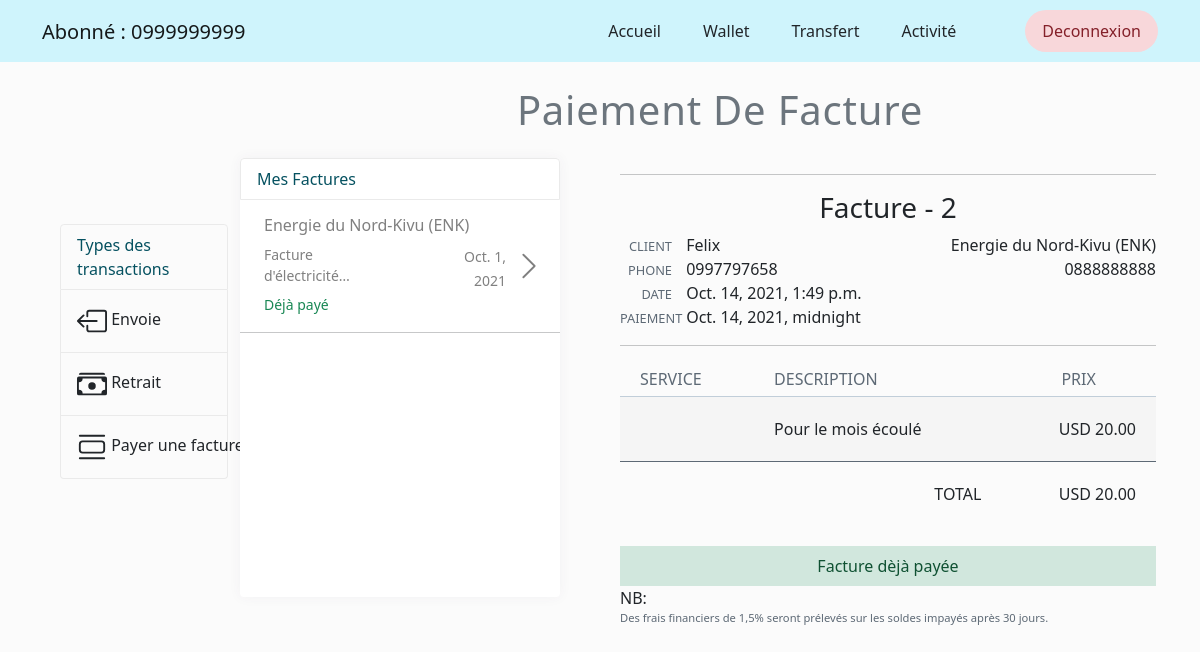
Screenshot of /bill-detail/2/ (signed in) with the database file from the repository.
### Kmodels/clientModel.py (models this page shows, shortened)
class Client(AbstractBaseUser):
    phone_regex =   RegexValidator(regex=r'^(\+\d{1,3})?,?\s?\d{10,14}', message = "Phone number must be entered in the format: '+9999999999'. Up to 14 digits are allowed")
    phone =         models.CharField(validators=[phone_regex], max_length=15, unique=True)
    name =          models.CharField(max_length=200, blank=True, null=True)
    usd_balance = models.FloatField(default=0)
    cdf_balance = models.FloatField(default=0)
    is_staff = models.BooleanField(default=False)
    active =        models.BooleanField(default=False)
    shop_assistant =         models.BooleanField(default=False)
    client =         models.BooleanField(default=False)
    agent =         models.BooleanField(default=False)
    admin =         models.BooleanField(default=False)
    date_joined =     models.DateTimeField(auto_now_add=True)
    last_login = models.DateTimeField(auto_now=True)
    USERNAME_FIELD = 'phone'
    REQUIRED_FIELDS = []
    objects = UserManager()
    @property
    def is_active(self):
        return self.active

### Kmodels/models.py (models this page shows, shortened)
class Bill(models.Model):
    bill_amount = models.DecimalField(verbose_name="Montat de la facture", max_digits=12,
                    decimal_places=2)
    currency = models.CharField(max_length=50, verbose_name="Devise")
    bill_submit_date = models.DateTimeField(verbose_name="Date de livraison", auto_now_add=True)
    is_payed = models.BooleanField(verbose_name="La facture est payer", default=False)
    service  = models.CharField(max_length=50)
    bill_motif = models.CharField(max_length=250, verbose_name="Description")
    shop_assistant = models.ForeignKey(Client, verbose_name="Délivreur de la facture", on_delete=models.CASCADE)
    recipient = models.ForeignKey(Client, verbose_name="Bénéficiaire",
                related_name="recipients", on_delete=models.CASCADE)
    transation = models.OneToOneField(Transaction, verbose_name="Paiement lier à la facture",
                on_delete=models.CASCADE, blank=True, null=True)
    bill_payed_date = models.DateTimeField(verbose_name="Date de paiement", null=True, blank=True)

### client_front/views.py (the view)
# urls.py: path('bill-detail/<int:id>/', billDetail, name='bill-detail'),
@login_required
def billDetail(request, id):
    bills = main_models.Bill.objects.filter(recipient=request.user)
    bill = get_object_or_404(main_models.Bill, id=id)
    context = {
        'bill': bill,
        'bills': bills
    }
    return render(request, 'client/pages/bill-detail.html', context)

### client_front/templates/client/pages/bill-detail.html
{% extends 'client/pages/bill.html' %}
{% load static %}
{% block style %}
    <link rel="stylesheet" href="{% static 'client/style/bill.css' %}" media="all" />
{% endblock style %}
{% block billDetailContent %}
    <header class="clearfix">
        <hr>
      <h3 class="text-center">Facture - {{ bill.id}}</h3>
      <div id="company" class="clearfix">
        <div>{{ bill.shop_assistant.name}}</div>
        <div>{{ bill.shop_assistant.phone}}</div>
      </div>
      <div id="project">
        <div><span>CLIENT</span> {{ bill.recipient.name}}</div>
        <div><span>PHONE</span> {{ bill.recipient.phone}}</div>
        <div><span>DATE</span> {{ bill.bill_submit_date}}</div>
        <div><span>PAIEMENT</span> {{ bill.bill_payed_date}}</div>
      </div>
    </header>
    <hr>
    <main class="mt-2">
      <table>
        <thead>
          <tr>
            <th class="service">SERVICE</th>
            <th class="desc">DESCRIPTION</th>
            <th>PRIX</th>
          </tr>
        </thead>
        <tbody>
          <tr>
            <td class="service">{{bill.service}}</td>
            <td class="desc">{{bill.bill_motif}}</td>
            <td class="unit">{{bill.currency}} {{bill.bill_amount}}</td>
          </tr>
          <tr>
            <td colspan="2" class="grand total">TOTAL</td>
            <td class="grand total">{{bill.currency}} {{bill.bill_amount}}</td>
          </tr>
        </tbody>
      </table>
        {% if bill.is_payed %}
            <div class="list-group-item-success text-center p-2">
                Facture dèjà payée
            </div>
        {% else %}
            <div class="list-group-item-dark text-end p-2">
                <a href="{% url 'bill-pay' bill.id %}" class="btn list-group-item-success">Payer la facture</a>
            </div>
        {% endif %}
      <div id="notices">
        <div>NB:</div>
        <div class="notice">Des frais financiers de 1,5% seront prélevés sur les soldes impayés après 30 jours.</div>
      </div>
    </main>
{% endblock billDetailContent %}

### client_front/templates/client/pages/bill.html (shortened to what this page needs)
{% extends 'client/pages/transfer.html' %}
{% block ntranscontent %}
    <div class="card-title text-center m-4">
        <h1 class="text-secondary">Paiement de facture</h1>
    </div>
    <div class="row">
        <div class="card col-md-4 p-0">
            <li class="list-group-item list-group-item-info" aria-current="true">Mes Factures</li>
            <div class="d-flex flex-column bd-highlight p-0">
                {% for bill in bills %}
                <a href="{% url 'bill-detail' bill.id %}" class="nav-link d-flex bill menu bills">
                    <div class="p-2 bd-highlight">
                        <h6>{{ bill.shop_assistant.name }} </h6>
                        <div class="d-flex">
                            <small>{{ bill.bill_motif|truncatechars:22 }}</small>
                            <div class="text-end ms-5">
                                <small> {{ bill.bill_submit_date|date }}</small>
                             </div>
                        </div>
                        <div>
                            {% if bill.is_payed  %}
                                <small class="text-success">Déjà payé</small>
                            {% else %}
                                <small class="text-danger">Non payé</small>
                            {% endif %}
                        </div>
                    </div>
                    <div class="my-auto">
                        <svg xmlns="http://www.w3.org/2000/svg" width="30" height="30" fill="currentColor" class="bi bi-chevron-right" viewBox="0 0 16 16">
                            <path fill-rule="evenodd" d="M4.646 1.646a.5.5 0 0 1 .708 0l6 6a.5.5 0 0 1 0 .708l-6 6a.5.5 0 0 1-.708-.708L10.293 8 4.646 2.354a.5.5 0 0 1 0-.708z"/>
                          </svg>
                    </div>
                </a>
                <hr class="p-0 m-0">
                {% endfor %}
            </div>
        </div>
        <div class="col-md-7 ms-5">
        {% block billDetailContent %}
        {% endblock billDetailContent %}
        </div>
    </div>
{% endblock ntranscontent %}

### client_front/templates/client/layouts/_nav.html (shortened to what this page needs)
    <nav class="navbar sticky-top navbar-light list-group-item-info">
    <div class="container">
        <div class="logo">
            {% if request.user.admin %}
                <h2><a class="navbar-brand">Admin : {{ request.user.phone }}</a></h2>
            {% elif request.user.agent %}
                <h2><a class="navbar-brand">Agent : {{ request.user.phone }}</a></h2>
            {% elif request.user.client %}
                <h2><a class="navbar-brand">Abonné : {{ request.user.phone }}</a></h2>
            {% elif request.user.shop_assistant %}
                <h2><a class="navbar-brand">Vendeur : {{ request.user.phone }}</a></h2>
            {% endif %}
        </div>
        <ul class="nav justify-content-end">
            {% if not request.user.admin %}
                <li class="nav-item rounded mx-1">
                    <a href="{% url 'home' %}" class="nav-link btn text-dark rounded-pill menu">Accueil</a>
                </li>
                <li class="nav-item rounded mx-1">
                    <a href="{% url 'wallet' %}" class="nav-link btn text-dark rounded-pill menu">Wallet</a>
                </li>
                <li class="nav-item rounded mx-1">
                    <a href="{% url 'transfer' %}" class="nav-link btn text-dark rounded-pill menu">Transfert</a>
                </li>
            {% else %}
                <li class="nav-item rounded mx-1">
                    <a href="{% url 'dashboard' %}" class="nav-link btn text-dark rounded-pill menu">Dashboard</a>
                </li>
            {% endif %}
            <li class="nav-item rounded mx-1">
                <a href="{% url 'activity' %}" class="nav-link btn text-dark rounded-pill menu">Activité</a>
            </li>
            <li class="nav-item rounded ms-5">
                <a href="{% url 'logout' %}" class="nav-link btn menu list-group-item-danger rounded-pill">Deconnexion</a>
            </li>
        </ul>
    </div>
    </nav>

### client_front/static/client/style/main.css (style rules this page uses)
body { background: #fbfbfb; }
.bill { color: grey !important; }

### client_front/static/client/style/bill.css (style rules this page uses)
a { color: #5D6975; text-decoration: underline; }
#project { float: left; }
#project span { color: #5D6975; text-align: right; width: 52px; margin-right: 10px; display: inline-block; font-size: 0.8em; }
#company { float: right; text-align: right; }
#project div, #company div { white-space: nowrap; }
table { width: 100%; border-collapse: collapse; border-spacing: 0; margin-bottom: 20px; }
table tr:nth-child(2n-1) td { background: #F5F5F5; }
table th, table td { text-align: center; }
table th { padding: 5px 20px; color: #5D6975; border-bottom: 1px solid #C1CED9; white-space: nowrap; font-weight: normal; }
table .service, table .desc { text-align: left; }
table td { padding: 20px; text-align: right; }
table td.service, table td.desc { vertical-align: top; }
table td.unit, table td.qty, table td.total { font-size: 1em; }
table td.grand { border-top: 1px solid #5D6975;; }
#notices .notice { color: #5D6975; font-size: .7em; }

### client_front/templates/client/layouts/_base.html (style rules this page uses)
body { animation: fadeInAnimation ease 3s; animation-iteration-count: 1; animation-fill-mode: forwards; }

### rows the page displays
Client: user.phone "0999999999"
Bill: shop_assistant.name "Energie du Nord-Kivu (ENK)", bill_motif "Facture d'électricité…", bill_submit_date "Oct. 1, 2021", is_payed "Déjà payé"
Bill: id "2", shop_assistant.name "Energie du Nord-Kivu (ENK)", shop_assistant.phone "0888888888", recipient.name "Felix", recipient.phone "0997797658", bill_submit_date "Oct. 14, 2021, 1:49 p.m.", bill_payed_date "Oct. 14, 2021, midnight", bill_motif "Pour le mois écoulé", currency "USD", bill_amount "20.00"
